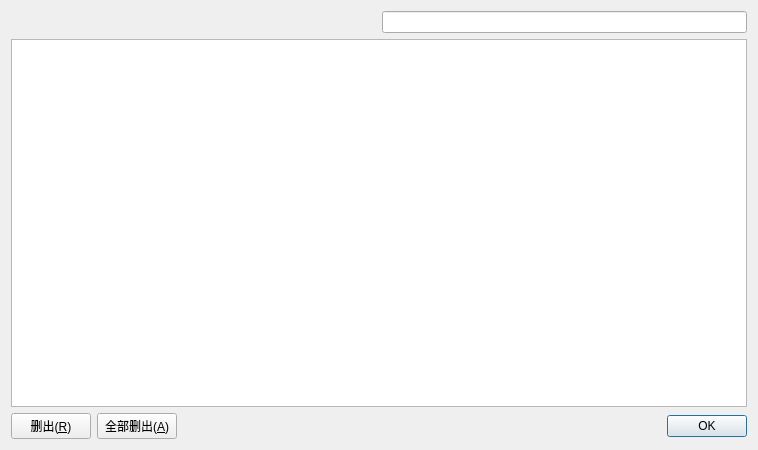
<?xml version="1.0" encoding="UTF-8"?>
<ui version="4.0">
 <class>HistoryDialog</class>
 <widget class="QDialog" name="HistoryDialog">
  <property name="geometry">
   <rect>
    <x>0</x>
    <y>0</y>
    <width>758</width>
    <height>450</height>
   </rect>
  </property>
  <property name="windowTitle">
   <string>历史</string>
  </property>
  <layout class="QGridLayout" name="gridLayout">
   <item row="0" column="0">
    <spacer>
     <property name="orientation">
      <enum>Qt::Horizontal</enum>
     </property>
     <property name="sizeHint" stdset="0">
      <size>
       <width>252</width>
       <height>20</height>
      </size>
     </property>
    </spacer>
   </item>
   <item row="0" column="1">
    <widget class="SearchLineEdit" name="search"/>
   </item>
   <item row="1" column="0" colspan="2">
    <widget class="EditTreeView" name="tree"/>
   </item>
   <item row="2" column="0" colspan="2">
    <layout class="QHBoxLayout">
     <item>
      <widget class="QPushButton" name="removeButton">
       <property name="text">
        <string>删出(&amp;R)</string>
       </property>
      </widget>
     </item>
     <item>
      <widget class="QPushButton" name="removeAllButton">
       <property name="text">
        <string>全部删出(&amp;A)</string>
       </property>
      </widget>
     </item>
     <item>
      <spacer>
       <property name="orientation">
        <enum>Qt::Horizontal</enum>
       </property>
       <property name="sizeHint" stdset="0">
        <size>
         <width>40</width>
         <height>20</height>
        </size>
       </property>
      </spacer>
     </item>
     <item>
      <widget class="QDialogButtonBox" name="buttonBox">
       <property name="standardButtons">
        <set>QDialogButtonBox::Ok</set>
       </property>
      </widget>
     </item>
    </layout>
   </item>
  </layout>
 </widget>
 <customwidgets>
  <customwidget>
   <class>SearchLineEdit</class>
   <extends>QLineEdit</extends>
   <header>searchlineedit.h</header>
  </customwidget>
  <customwidget>
   <class>EditTreeView</class>
   <extends>QTreeView</extends>
   <header>edittreeview.h</header>
  </customwidget>
 </customwidgets>
 <resources/>
 <connections>
  <connection>
   <sender>buttonBox</sender>
   <signal>accepted()</signal>
   <receiver>HistoryDialog</receiver>
   <slot>accept()</slot>
   <hints>
    <hint type="sourcelabel">
     <x>472</x>
     <y>329</y>
    </hint>
    <hint type="destinationlabel">
     <x>461</x>
     <y>356</y>
    </hint>
   </hints>
  </connection>
 </connections>
</ui>
